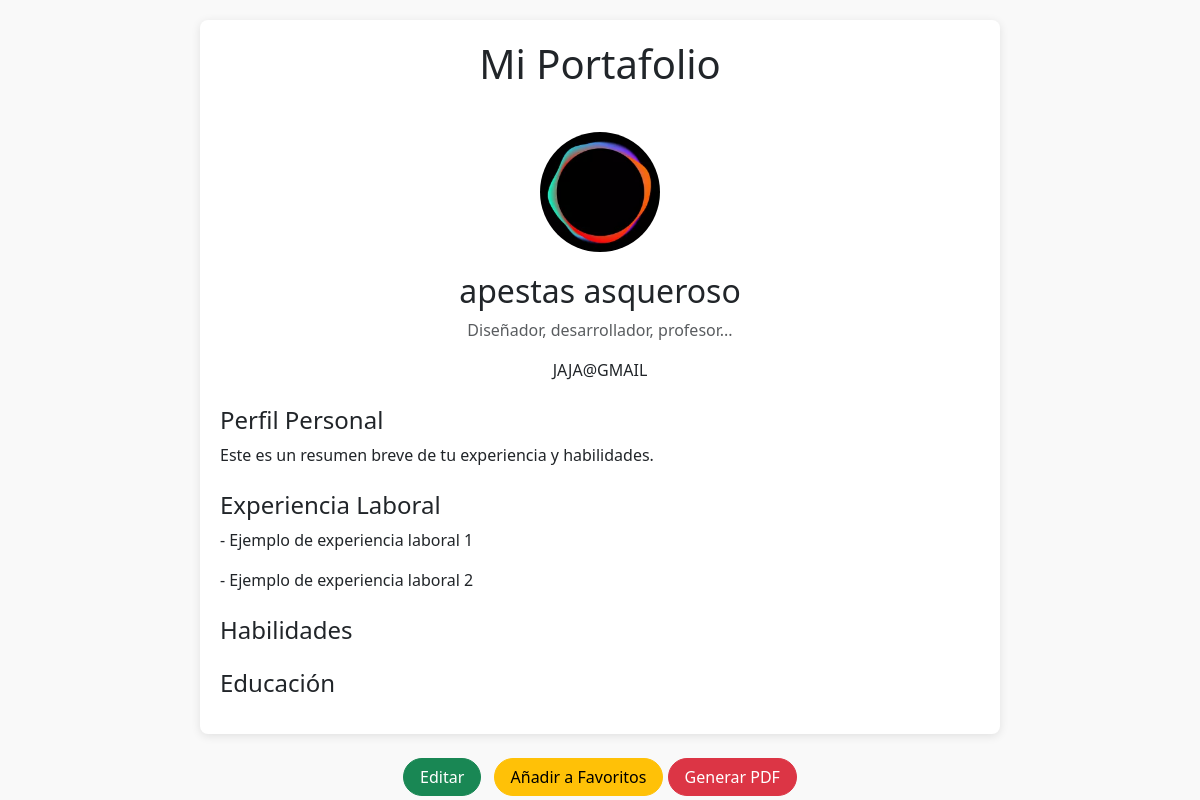
The page /views/portfolio/view_portfolio.php (signed in) on the database its author committed.
### tables this page shows
CREATE TABLE `portfolio` (
  `id` int(11) NOT NULL,
  `user_id` int(11) NOT NULL,
  `nombre` varchar(25) DEFAULT NULL,
  `apellido` varchar(25) DEFAULT NULL,
  `correo` varchar(50) DEFAULT NULL,
  `puesto` varchar(100) DEFAULT NULL,
  `perfil_personal` varchar(250) NOT NULL,
  `experiencia` varchar(500) NOT NULL,
  `foto` longblob DEFAULT NULL,
  `habilidades` varchar(250) NOT NULL,
  `educacion` varchar(250) NOT NULL
);

### views/portfolio/view_portfolio.php (the view, shortened to what this page needs)
<?php
$database = new Database();
$conn = $database->connect();
$user_id = $_SESSION['user_id'];
$sql = "SELECT nombre, apellido, correo, puesto, perfil_personal, experiencia, habilidades, educacion, foto FROM portfolio WHERE user_id = :user_id";
$stmt = $conn->prepare($sql);
$stmt->bindParam(':user_id', $user_id, PDO::PARAM_INT);
$stmt->execute();
$portfolio = $stmt->fetch(PDO::FETCH_ASSOC);
?>
<!DOCTYPE html>
<html lang="es">
<head>
    <link href="https://cdn.jsdelivr.net/npm/bootstrap@5.3.0-alpha3/dist/css/bootstrap.min.css" rel="stylesheet">
</head>
<body>
    <div class="container" id="imprimir-pdf">
        <h1 class="text-center mb-4">Mi Portafolio</h1>
        <div class="text-center">
            <?php if (!empty($portfolio['foto'])): ?>
                <img src="mostrar_imagen.php" alt="Foto de perfil" class="profile-img">
            <?php else: ?>
                <img src="../../assets/images/cropped-thecore-favico-192x192.webp" alt="Foto de perfil" class="profile-img">
            <?php endif; ?>
        </div>
        <h2 class="text-center"><?= htmlspecialchars($portfolio['nombre']) ?> <?= htmlspecialchars($portfolio['apellido']) ?></h2>
        <p class="text-center text-muted"><?= htmlspecialchars($portfolio['puesto']) ?></p>
        <p class="text-center"><?= htmlspecialchars($portfolio['correo']) ?></p>
        <h4 class="mt-4">Perfil Personal</h4>
        <p><?= nl2br(htmlspecialchars($portfolio['perfil_personal'])) ?></p>
        <h4 class="mt-4">Experiencia Laboral</h4>
        <?php
        $experiencias = json_decode($portfolio['experiencia'], true);
        if ($experiencias && is_array($experiencias)):
            foreach ($experiencias as $exp): ?>
                <p>- <?= htmlspecialchars($exp) ?></p>
            <?php endforeach;
        else: ?>
            <p>No se ha agregado experiencia laboral.</p>
        <?php endif; ?>
        <h4 class="mt-4">Habilidades</h4>
        <h4 class="mt-4">Educación</h4>
    </div>
    <div class="text-center mt-4">
        <form action="./edit.php" method="POST" class="d-inline-block me-2">
            <button class="btn btn-success rounded-pill px-3" type="submit">Editar</button>
        </form>
        <button id="add-to-favorites" class="btn btn-warning rounded-pill px-3">Añadir a Favoritos</button>
        <button onclick="generarPDF()" class="btn btn-danger rounded-pill px-3">Generar PDF</button>
    </div>
</body>
</html>

### views/portfolio/view_portfolio.php (style rules this page uses)
body { background-color: #f9f9f9; }
.container { max-width: 800px; margin: 20px auto; background: #fff; padding: 20px; border-radius: 8px; box-shadow: 0 2px 10px rgba(0, 0, 0, 0.1); }
.profile-img { width: 120px; height: 120px; object-fit: cover; border-radius: 50%; margin: 20px auto; }

### rows shown on the page
portfolio: nombre "apestas", apellido "asqueroso", puesto "Diseñador, desarrollador, profesor...", correo "JAJA@GMAIL", perfil_personal "Este es un resumen breve de tu experiencia y habilidades.", experiencia "Ejemplo de experiencia laboral 1", experiencia "Ejemplo de experiencia laboral 2"
